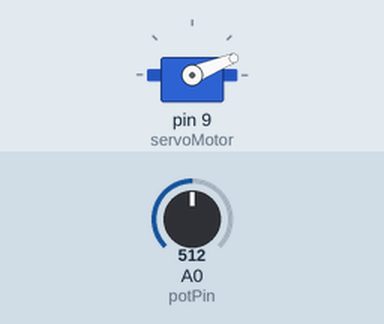
This sketch was run on a simulated Arduino Uno, built with avr-gcc and run on an emulated ATmega328P. Shown: servo. Inputs (shaded band) come from the test bench; at power-on: A0 (potPin) = 512.

Above: at 1.2 s.
1.3 s: A0 (potPin) set to 306
At 2.1 s:
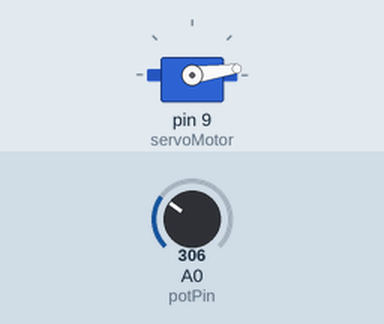
4.3 s: A0 (potPin) set to 511
Timing chart, 0 to 13.3 s (numbered marks = the images above; inputs shaded):
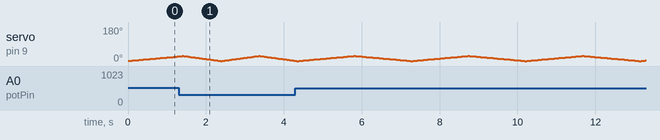

The sketch:

servo_code.ino
```cpp
#include <Servo.h>

Servo servoMotor;

int potPin = A0;
int potValue;
int angle = 0;
int speed;

bool increasing = true;

void setup() {
  servoMotor.attach(9);
}

void loop() {
  potValue = analogRead(potPin);
  speed = map(potValue, 0, 1023, 10, 100);

  if (increasing) {
    angle += 1;
    if (angle >= 27) {
      increasing = false;
    }
  } else {
    angle -= 1;
    if (angle <= 0) {
      increasing = true;
    }
  }

  servoMotor.write(angle);


  delay(speed);
}
```
